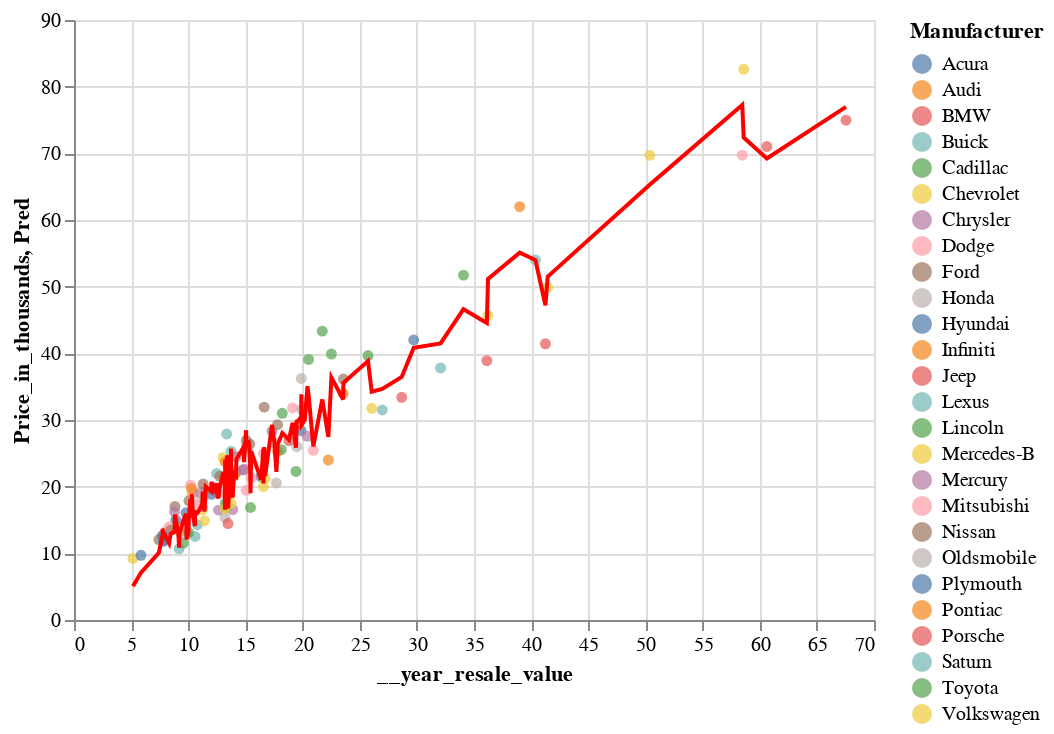

The notebook cell saved with this chart:
### Code cell
import altair as alt
c = alt.Chart(df).mark_circle().encode(
    x='__year_resale_value',
    y="Price_in_thousands",
    color="Manufacturer"
)
c1=alt.Chart(df).mark_line(color="red").encode(
    x='__year_resale_value',
    y='Pred',
)
c+c1
